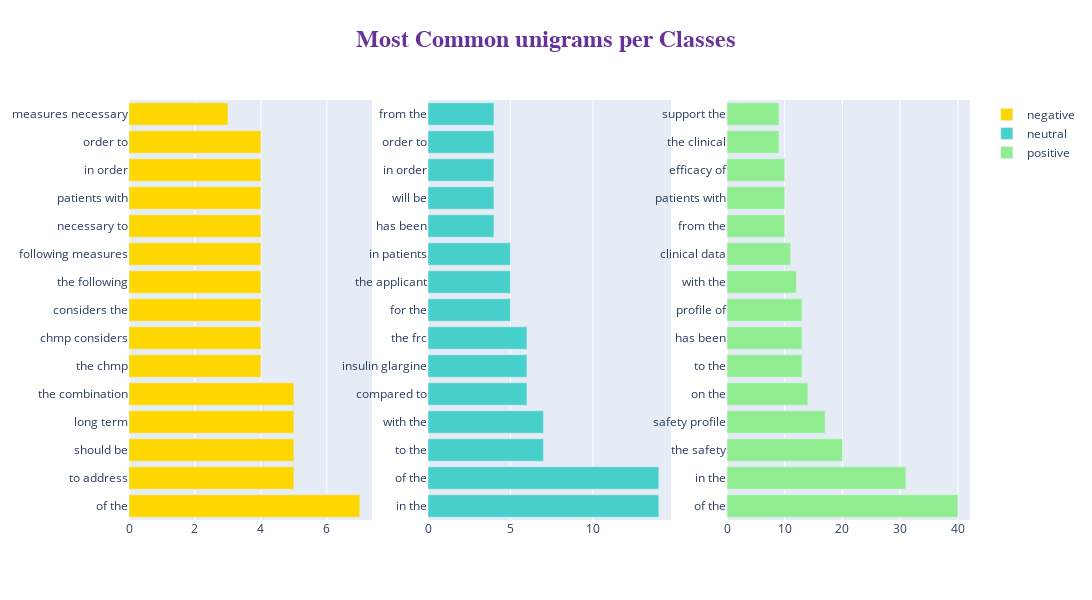

Notebook cell for this chart:
### Code cell
# unigram
fig = make_subplots(rows=1, cols=3)

title_ = ["negative", "neutral", "positive"]

for i in range(3):
    texts = df[df["label"] == i]['tokenized_review']

    new = texts.str.split()
    new = new.values.tolist()
    corpus = [word for i in new for word in i]
    top_n_bigrams = _get_top_ngram(texts, 2)[:15]
    x, y = map(list, zip(*top_n_bigrams))


    fig.add_trace(go.Bar(
                x=y,
                y=x,
                orientation='h', type="bar",
        name=title_[i], marker=dict(color=colors[i])), 1, i+1)
    

fig.update_layout(
    autosize=False,
    width=2000,
    height=600,title=dict(
        text='<b>Most Common unigrams per Classes</b>',
        x=0.5,
        y=0.95,
        font=dict(
        family="Courier New, monospace",
        size=24,
        color="RebeccaPurple"
        )
    ))      
fig.show()

### Figure 1 — Plotly figure (JSON) as saved in the notebook; plotly's stock layout.template omitted (floating-point values rounded to 4 significant figures)
{"data": [{"marker": {"color": "gold"}, "name": "negative", "orientation": "h", "type": "bar", "x": [7, 5, 5, 5, 5, 4, 4, 4, 4, 4, 4, 4, 4, 4, 3], "xaxis": "x", "y": ["of the", "to address", "should be", "long term", "the combination", "the chmp", "chmp considers", "considers the", "the following", "following measures", "necessary to", "patients with", "in order", "order to", "measures necessary"], "yaxis": "y"}, {"marker": {"color": "mediumturquoise"}, "name": "neutral", "orientation": "h", "type": "bar", "x": [14, 14, 7, 7, 6, 6, 6, 5, 5, 5, 4, 4, 4, 4, 4], "xaxis": "x2", "y": ["in the", "of the", "to the", "with the", "compared to", "insulin glargine", "the frc", "for the", "the applicant", "in patients", "has been", "will be", "in order", "order to", "from the"], "yaxis": "y2"}, {"marker": {"color": "lightgreen"}, "name": "positive", "orientation": "h", "type": "bar", "x": [40, 31, 20, 17, 14, 13, 13, 13, 12, 11, 10, 10, 10, 9, 9], "xaxis": "x3", "y": ["of the", "in the", "the safety", "safety profile", "on the", "to the", "has been", "profile of", "with the", "clinical data", "from the", "patients with", "efficacy of", "the clinical", "support the"], "yaxis": "y3"}], "layout": {"autosize": false, "height": 600, "title": {"font": {"color": "RebeccaPurple", "family": "Courier New, monospace", "size": 24}, "text": "<b>Most Common unigrams per Classes</b>", "x": 0.5, "y": 0.95}, "width": 2000, "xaxis": {"anchor": "y", "domain": [0, 0.2889]}, "xaxis2": {"anchor": "y2", "domain": [0.3556, 0.6444]}, "xaxis3": {"anchor": "y3", "domain": [0.7111, 1]}, "yaxis": {"anchor": "x", "domain": [0, 1]}, "yaxis2": {"anchor": "x2", "domain": [0, 1]}, "yaxis3": {"anchor": "x3", "domain": [0, 1]}}}
